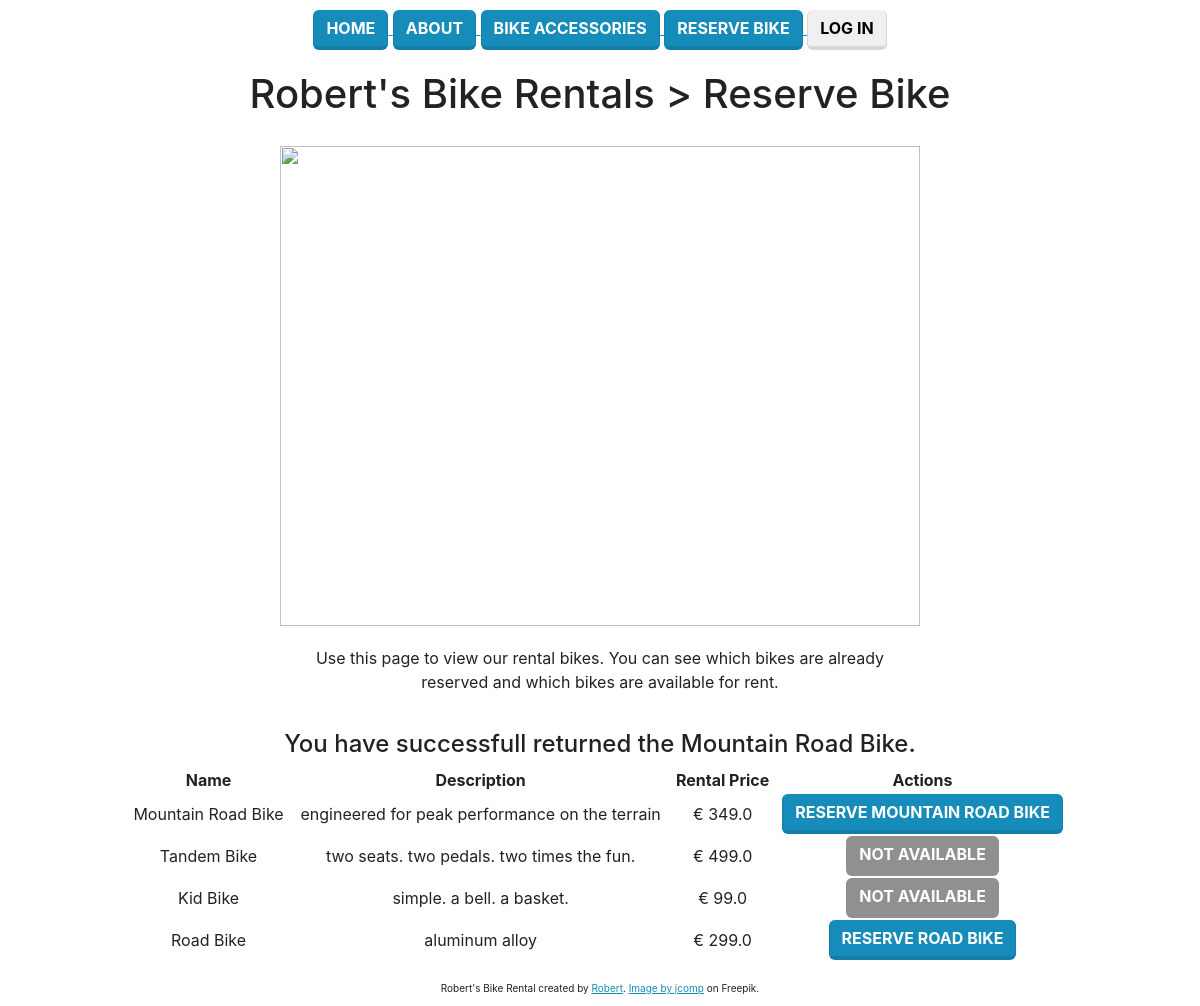
The page /bike/return/1/3 on the database as committed earlier.
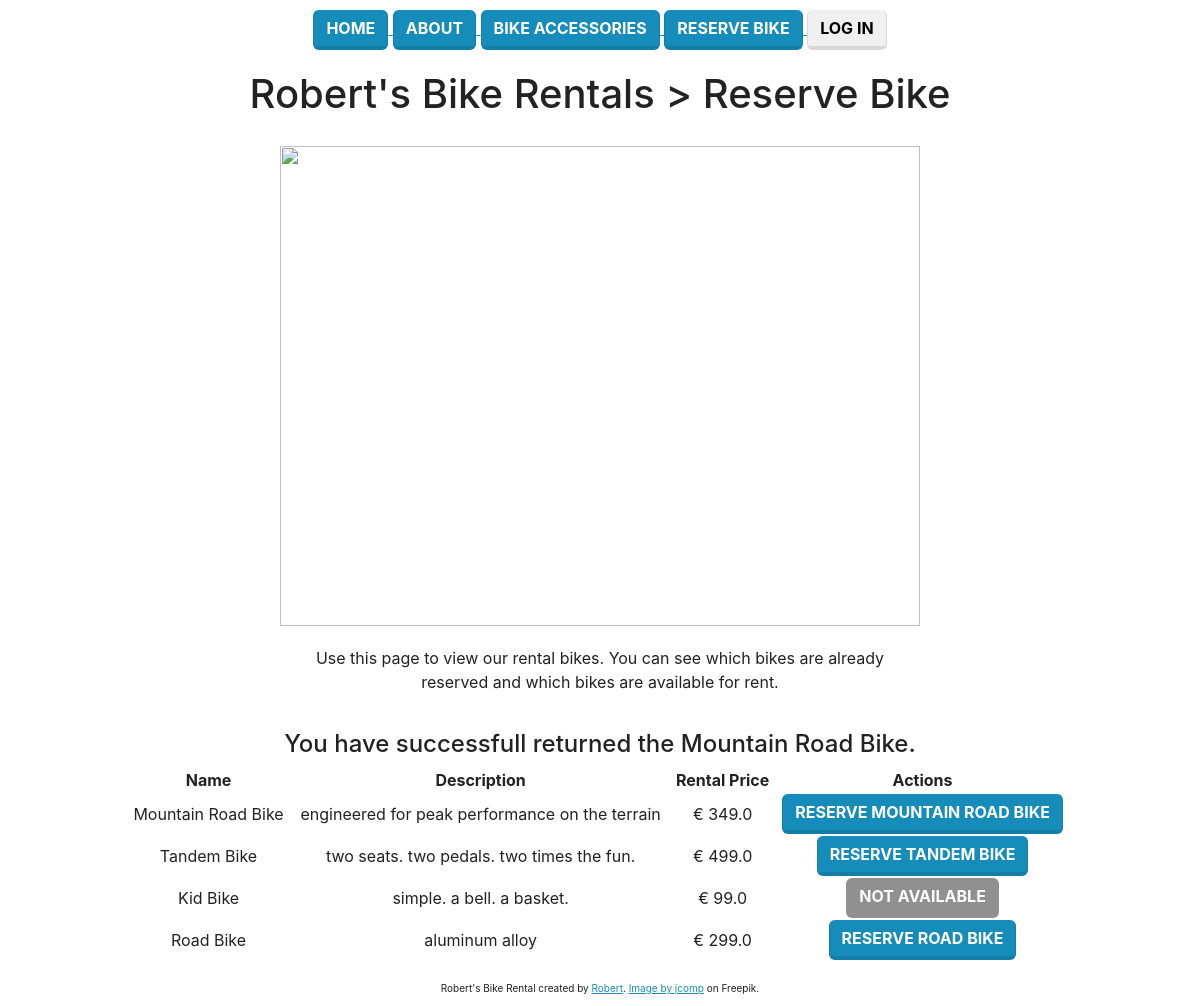
The same page on the database as committed later.
### bike/models.py (models this page shows, shortened)
class Bike(models.Model):
    name = models.CharField("name", max_length=240)
    description = models.CharField("description", max_length=240)
    rental_price = models.FloatField("rental_price", default=999.99)
    rented_user_id =  models.IntegerField("rented_user_id")
    rental_period = models.IntegerField("rental_period", default=1)  # Default 1 day

### bike/views.py (the view)
# urls.py: path("return/<int:pk>/<int:user_pk>", views.returnBike, name="return-bike"),
def returnBike(request, pk, user_pk):
    t = Bike.objects.get(id=pk)
    t.rented_user_id = 0  # change field
    t.save()  # this will update only
    latest_question_list = Bike.objects.all()
    context = {
       "latest_question_list": latest_question_list,
       "status_message": ("You have successfull returned the %s." % t.name),
    }
    if request.user.is_superuser:
        template = loader.get_template("manage.html")
    else:
        template = loader.get_template("reserve.html")
    return HttpResponse(template.render(context, request))

### templates/reserve.html (shortened to what this page needs)
{% load static %}
<!DOCTYPE html>
<html lang="en">
<head>
    <link rel="stylesheet" href="{% static 'css/custom.css' %}">
</head>
<body>
    {% include 'navbar.html' %}
    <h1>Robert's Bike Rentals > Reserve Bike</h1>
    <div>
        <img src="{% static 'img/bicycles-workshop.jpg' %}" height=480 width=640>
    </div>
    <p>Use this page to view our rental bikes. You can see which bikes are already reserved and which bikes are available for rent.</p>
    <div>
        <table id="rent-payment-table" class="center products">
            <thead>
                <tr>
                    <th>Name</th>
                    <th>Description</th>
                    <th>Rental Price</th>
                    <th>Actions</th>
                </tr>
            </thead>
            <tbody>
                {% if status_message %}
                    <h4>{{ status_message }}</h4>
                {% endif %}
                {% if latest_question_list %}
                    {% for question in latest_question_list %}
                        <tr>
                            <td>{{ question.name }}</td>
                            <td>{{ question.description }}</td>
                            <td>&euro; {{ question.rental_price }}</td>
                            {% if question.rented_user_id == user.pk %}
                                <td>
                                    <a href="/bike/return/{{ question.id }}/{{ user.pk }}">
                                        <button type="button" class="btn btn-secondary">Return {{ question.name }}</button>
                                    </a>
                                </td>
                            {% elif question.rented_user_id %}
                                <td>
                                    <button type="button" class="btn btn-dark" disabled>Not Available</button>
                                </td>
                            {% else %}
                                <td>
                                    <a href="/bike/reserve/{{ question.id }}/{{ user.pk }}">
                                        <button type="button" class="btn btn-primary">Reserve {{ question.name }}</button>
                                    </a>
                                </td>
                            {% endif %}
                        </tr>
                    {% endfor %}
                {% else %}
                    <tr>
                        <td colspan="4">No bikes are available for rent.</td>
                    </tr>
                {% endif %}
            </tbody>
        </table>
    </div>
    <div class="footer">
        Robert's Bike Rental created by <a href="https://github.com/gomsur">Robert</a>. <a href="https://www.freepik.com/free-photo/cyclist-sunny-day-bike-adventure-travel-photo_3972810.htm#query=bike&position=0&from_view=search&track=sph">Image by jcomp</a> on Freepik.
    </div>
</body>
</html>

Rows that differ between the two databases and show on the page:
changed Bike "Tandem Bike": name (not shown) → "TANDEM BIKE"; rented_user_id "NOT AVAILABLE" → "RESERVE"
